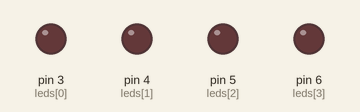
Recording of a sketch running on a simulated Arduino Uno, built with avr-gcc and run on an emulated ATmega328P. Shown: output pins drawn as LEDs (lit = HIGH).

Above: at 1.0 s.
At 2.5 s:
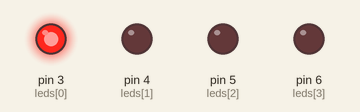
At 5.5 s:
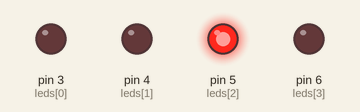
At 10.5 s:
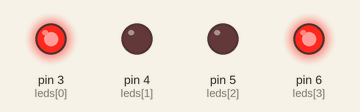
At 14.5 s:
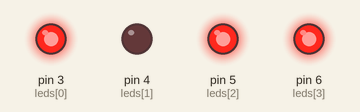
At 19.5 s:
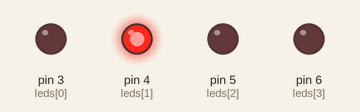
Timing chart, 0 to 20.8 s (numbered marks = the images above):
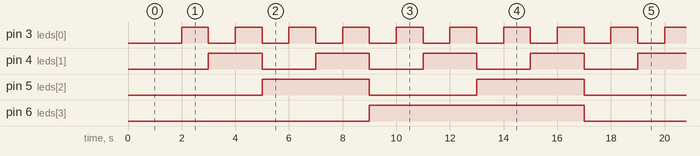

Measured:
- by itself, pin 3 (leds[0]): alternates HIGH for 1.0 s and LOW for 1.0 s
- by itself, pin 4 (leds[1]): alternates HIGH for 2.0 s and LOW for 2.0 s
- by itself, pin 5 (leds[2]): alternates HIGH for 4.0 s and LOW for 4.0 s
- by itself, pin 6 (leds[3]): alternates HIGH for 8.0 s and LOW for 8.0 s

The sketch:

sketch.ino
```cpp
int leds[4] = {3,4,5,6};
void setup() {
  Serial.begin(9600);
  for(int i = 0;i<9;i++) {
    pinMode(leds[i],OUTPUT);
    digitalWrite(leds[i],LOW);
  }
}

void loop() {
  for(int i =0;i<16;i++) {
    delay(1000);
    switch(i){
      case 1:
        digitalWrite(leds[0], HIGH);
        break;
      case 2:
        digitalWrite(leds[0], LOW);
        digitalWrite(leds[1], HIGH);
        break;
      case 3:
        digitalWrite(leds[0], HIGH);
        digitalWrite(leds[1], HIGH);
        break;
      case 4:
        digitalWrite(leds[0], LOW);
        digitalWrite(leds[1], LOW);
        digitalWrite(leds[2], HIGH);
        break;
      case 5:
        digitalWrite(leds[0], HIGH);
        digitalWrite(leds[1], LOW);
        digitalWrite(leds[2], HIGH);
        break;
      case 6:
        digitalWrite(leds[0], LOW);
        digitalWrite(leds[1], HIGH);
        digitalWrite(leds[2], HIGH);
        break;
      case 7:
        digitalWrite(leds[0], HIGH);
        digitalWrite(leds[1], HIGH);
        digitalWrite(leds[2], HIGH);
        break;
      case 8:
        digitalWrite(leds[0], LOW);
        digitalWrite(leds[1], LOW);
        digitalWrite(leds[2], LOW);
        digitalWrite(leds[3], HIGH);
        break;
      case 9:
        digitalWrite(leds[0], HIGH);
        digitalWrite(leds[1], LOW);
        digitalWrite(leds[2], LOW);
        digitalWrite(leds[3], HIGH);
        break;
      case 10:
        digitalWrite(leds[0], LOW);
        digitalWrite(leds[1], HIGH);
        digitalWrite(leds[2], LOW);
        digitalWrite(leds[3], HIGH);
        break;
      case 11:
        digitalWrite(leds[0], HIGH);
        digitalWrite(leds[1], HIGH);
        digitalWrite(leds[2], LOW);
        digitalWrite(leds[3], HIGH);
        break;
      case 12:
        digitalWrite(leds[0], LOW);
        digitalWrite(leds[1], LOW);
        digitalWrite(leds[2], HIGH);
        digitalWrite(leds[3], HIGH);
        break;
      case 13:
        digitalWrite(leds[0], HIGH);
        digitalWrite(leds[1], LOW);
        digitalWrite(leds[2], HIGH);
        digitalWrite(leds[3], HIGH);
        break;
      case 14:
        digitalWrite(leds[0], LOW);
        digitalWrite(leds[1], HIGH);
        digitalWrite(leds[2], HIGH);
        digitalWrite(leds[3], HIGH);
        break;
      case 15:
        digitalWrite(leds[0], HIGH);
        digitalWrite(leds[1], HIGH);
        digitalWrite(leds[2], HIGH);
        digitalWrite(leds[3], HIGH);
        break;
      default:
        for(int l =0;l<9;l++){
          digitalWrite(leds[l],LOW);
        }
        break;
    }
  }
}
```
